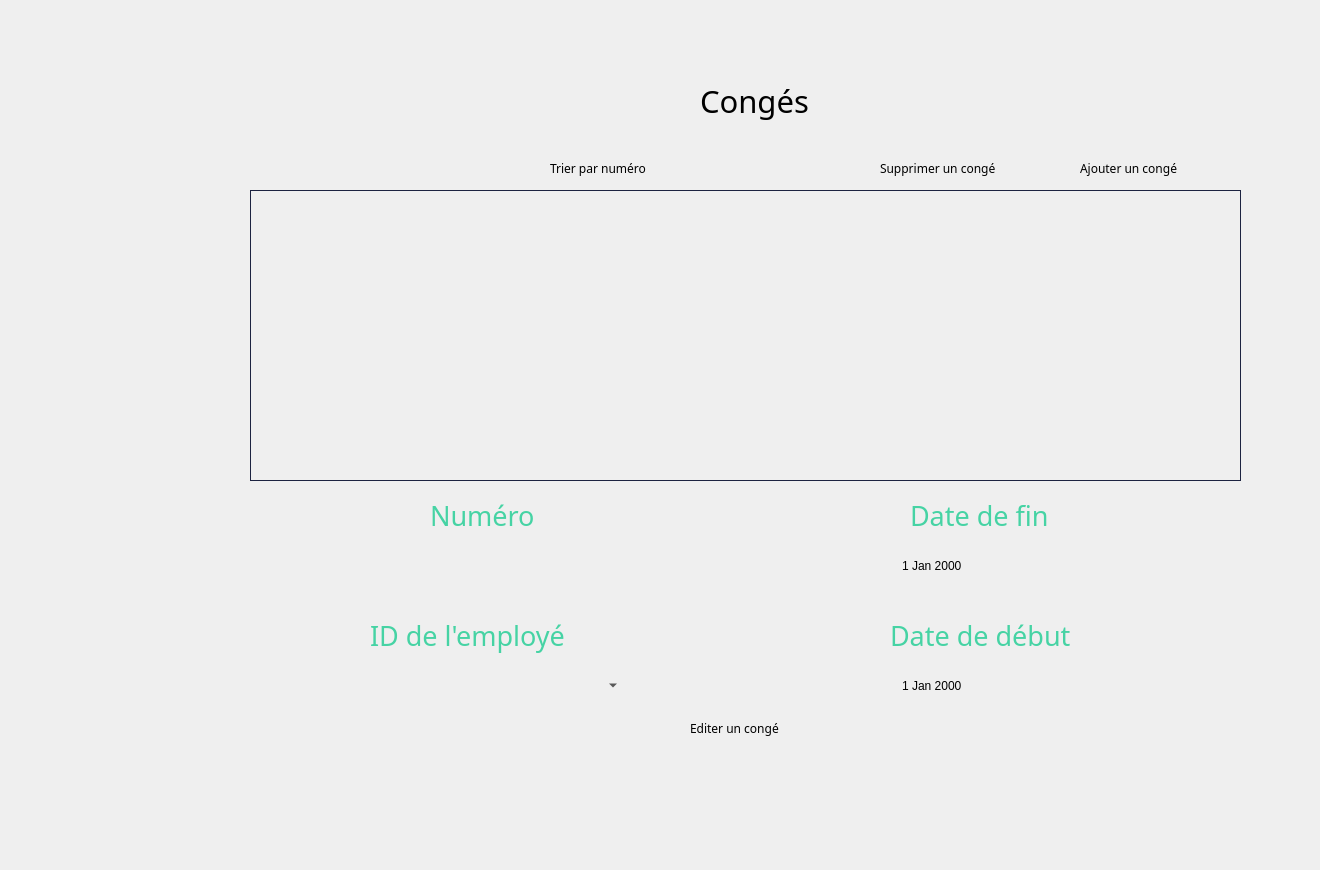
    <widget class="QWidget" name="page_17">
     <widget class="QTableView" name="tableView_5">
      <property name="geometry">
       <rect>
        <x>250</x>
        <y>190</y>
        <width>991</width>
        <height>291</height>
       </rect>
      </property>
      <property name="styleSheet">
       <string notr="true">QTableView{
	background-color: transparent;
	gridline-color: #606060;
	color: #000000;
	alternate-background-color: #b5b5b1;
	border : 1px solid #1c2340;
	qproperty-defaultAlignment: AlignHCenter;
}
QTableView::item:focus
{
  	background-color: #939393;
	font-weight: 500;
}
QTableView::item
{
   text-align: center;
qproperty-defaultAlignment: AlignHCenter;
}

QHeaderView {
	background-color: #6ac6ad;
	qproperty-defaultAlignment: AlignHCenter;
 }
QHeaderView::section {
                     spacing: 10px;
                     background-color: #6ac6ad;
                     color: #757575;
                     margin: 1px;
					 border: 0;
                     text-align: center;
                     font-family: arial;
                     font-size: 12px;
 }

QTableView QTableCornerButton::section {
    background-color: #6ac6ad;
}</string>
      </property>
     </widget>
     <widget class="QDateEdit" name="dateEdit_5">
      <property name="geometry">
       <rect>
        <x>900</x>
        <y>670</y>
        <width>221</width>
        <height>31</height>
       </rect>
      </property>
      <property name="styleSheet">
       <string notr="true"> background-color: Transparent;
 border: none;</string>
      </property>
     </widget>
     <widget class="QDateEdit" name="dateEdit_6">
      <property name="geometry">
       <rect>
        <x>900</x>
        <y>550</y>
        <width>221</width>
        <height>31</height>
       </rect>
      </property>
      <property name="styleSheet">
       <string notr="true"> background-color: Transparent;
 border: none;</string>
      </property>
     </widget>
     <widget class="QLineEdit" name="modifnumm">
      <property name="geometry">
       <rect>
        <x>400</x>
        <y>550</y>
        <width>221</width>
        <height>31</height>
       </rect>
      </property>
      <property name="styleSheet">
       <string notr="true"> background-color: Transparent;
 border: none;</string>
      </property>
     </widget>
     <widget class="QComboBox" name="comboBoxid_2">
      <property name="geometry">
       <rect>
        <x>390</x>
        <y>670</y>
        <width>231</width>
        <height>31</height>
       </rect>
      </property>
      <property name="styleSheet">
       <string notr="true"> background-color: Transparent;
 border: none;</string>
      </property>
     </widget>
     <widget class="QPushButton" name="supppp_2">
      <property name="geometry">
       <rect>
        <x>1000</x>
        <y>150</y>
        <width>93</width>
        <height>28</height>
       </rect>
      </property>
      <property name="styleSheet">
       <string notr="true">QPushButton {
	font-weight: 500;
	text-align: center;
    vertical-align: middle;
	background-color: transparent;
	padding: 5px 15px 15px 20px;
    color: #fff;
	font-size: 11px;
	border : 0;
	border-right: 3px solid transparent;
 	background-position: center top;
    background-repeat: no-repeat;
    background-origin: content;
    background-image: url(&quot;C:/Users/hp/Desktop/anglais/projet c++ design/minus1.png&quot;);
}

QPushButton:hover {
	color: #ffffff;
	font-weight: 500;
	background-image: url(&quot;C:/Users/hp/Desktop/anglais/projet c++ design/minus2.png&quot;);
}</string>
      </property>
      <property name="text">
       <string/>
      </property>
     </widget>
     <widget class="QPushButton" name="abab_2">
      <property name="geometry">
       <rect>
        <x>780</x>
        <y>710</y>
        <width>93</width>
        <height>28</height>
       </rect>
      </property>
      <property name="styleSheet">
       <string notr="true">QPushButton {
	font-weight: 500;
	text-align: center;
    vertical-align: middle;
	background-color: transparent;
	padding: 5px 15px 15px 20px;
    color: #fff;
	font-size: 11px;
	border : 0;
	border-right: 3px solid transparent;
 	background-position: center top;
    background-repeat: no-repeat;
    background-origin: content;
    background-image: url(&quot;C:/Users/hp/Desktop/anglais/projet c++ design/edit1.png&quot;);
}

QPushButton:hover {
	color: #ffffff;
	font-weight: 500;
	background-image: url(&quot;C:/Users/hp/Desktop/anglais/projet c++ design/edit2.png&quot;);
}</string>
      </property>
      <property name="text">
       <string/>
      </property>
     </widget>
     <widget class="QLineEdit" name="recherchee_2">
      <property name="geometry">
       <rect>
        <x>320</x>
        <y>150</y>
        <width>181</width>
        <height>31</height>
       </rect>
      </property>
      <property name="styleSheet">
       <string notr="true"> background-color: Transparent;
 border: none;</string>
      </property>
     </widget>
     <widget class="QPushButton" name="trieeeee_2">
      <property name="geometry">
       <rect>
        <x>650</x>
        <y>150</y>
        <width>71</width>
        <height>31</height>
       </rect>
      </property>
      <property name="styleSheet">
       <string notr="true">QPushButton {
	font-weight: 500;
	text-align: center;
    vertical-align: middle;
	background-color: transparent;
	padding: 5px 15px 15px 20px;
    color: #fff;
	font-size: 11px;
	border : 0;
	border-right: 3px solid transparent;
 	background-position: center top;
    background-repeat: no-repeat;
    background-origin: content;
    background-image: url(&quot;C:/Users/hp/Desktop/anglais/projet c++ design/ok1.png&quot;);
}

QPushButton:hover {
	color: #ffffff;
	font-weight: 500;
	background-image: url(&quot;C:/Users/hp/Desktop/anglais/projet c++ design/ok2.png&quot;);
}</string>
      </property>
      <property name="text">
       <string/>
      </property>
     </widget>
     <widget class="QLabel" name="label_613">
      <property name="geometry">
       <rect>
        <x>700</x>
        <y>60</y>
        <width>301</width>
        <height>81</height>
       </rect>
      </property>
      <property name="font">
       <font>
        <family>Montserrat Alternates</family>
        <pointsize>23</pointsize>
       </font>
      </property>
      <property name="text">
       <string>Congés</string>
      </property>
     </widget>
     <widget class="QLabel" name="label_614">
      <property name="geometry">
       <rect>
        <x>-20</x>
        <y>-20</y>
        <width>1311</width>
        <height>861</height>
       </rect>
      </property>
      <property name="text">
       <string/>
      </property>
      <property name="pixmap">
       <pixmap>../../Desktop/anglais/projet c++ design/bg2.png</pixmap>
      </property>
      <property name="scaledContents">
       <bool>true</bool>
      </property>
     </widget>
     <widget class="QLabel" name="label_615">
      <property name="geometry">
       <rect>
        <x>430</x>
        <y>500</y>
        <width>161</width>
        <height>31</height>
       </rect>
      </property>
      <property name="font">
       <font>
        <family>Montserrat Alternates</family>
        <pointsize>20</pointsize>
        <weight>50</weight>
        <bold>false</bold>
       </font>
      </property>
      <property name="styleSheet">
       <string notr="true">color: rgb(70, 211, 164);</string>
      </property>
      <property name="text">
       <string>Numéro</string>
      </property>
     </widget>
     <widget class="QLabel" name="label_101">
      <property name="geometry">
       <rect>
        <x>360</x>
        <y>530</y>
        <width>291</width>
        <height>71</height>
       </rect>
      </property>
      <property name="text">
       <string/>
      </property>
      <property name="pixmap">
       <pixmap>../../Downloads/saisir.png</pixmap>
      </property>
      <property name="scaledContents">
       <bool>true</bool>
      </property>
     </widget>
     <widget class="QLabel" name="label_82">
      <property name="geometry">
       <rect>
        <x>860</x>
        <y>650</y>
        <width>291</width>
        <height>71</height>
       </rect>
      </property>
      <property name="text">
       <string/>
      </property>
      <property name="pixmap">
       <pixmap>../../Downloads/saisir.png</pixmap>
      </property>
      <property name="scaledContents">
       <bool>true</bool>
      </property>
     </widget>
     <widget class="QLabel" name="label_616">
      <property name="geometry">
       <rect>
        <x>890</x>
        <y>620</y>
        <width>261</width>
        <height>31</height>
       </rect>
      </property>
      <property name="font">
       <font>
        <family>Montserrat Alternates</family>
        <pointsize>20</pointsize>
        <weight>50</weight>
        <bold>false</bold>
       </font>
      </property>
      <property name="styleSheet">
       <string notr="true">color: rgb(70, 211, 164);</string>
      </property>
      <property name="text">
       <string>Date de début</string>
      </property>
     </widget>
     <widget class="QLabel" name="label_102">
      <property name="geometry">
       <rect>
        <x>860</x>
        <y>530</y>
        <width>291</width>
        <height>71</height>
       </rect>
      </property>
      <property name="text">
       <string/>
      </property>
      <property name="pixmap">
       <pixmap>../../Downloads/saisir.png</pixmap>
      </property>
      <property name="scaledContents">
       <bool>true</bool>
      </property>
     </widget>
     <widget class="QLabel" name="label_617">
      <property name="geometry">
       <rect>
        <x>910</x>
        <y>500</y>
        <width>201</width>
        <height>31</height>
       </rect>
      </property>
      <property name="font">
       <font>
        <family>Montserrat Alternates</family>
        <pointsize>20</pointsize>
        <weight>50</weight>
        <bold>false</bold>
       </font>
      </property>
      <property name="styleSheet">
       <string notr="true">color: rgb(70, 211, 164);</string>
      </property>
      <property name="text">
       <string>Date de fin</string>
      </property>
     </widget>
     <widget class="QLabel" name="label_618">
      <property name="geometry">
       <rect>
        <x>370</x>
        <y>610</y>
        <width>301</width>
        <height>51</height>
       </rect>
      </property>
      <property name="font">
       <font>
        <family>Montserrat Alternates</family>
        <pointsize>20</pointsize>
        <weight>50</weight>
        <bold>false</bold>
       </font>
      </property>
      <property name="styleSheet">
       <string notr="true">color: rgb(70, 211, 164);</string>
      </property>
      <property name="text">
       <string>ID de l'employé</string>
      </property>
     </widget>
     <widget class="QLabel" name="label_103">
      <property name="geometry">
       <rect>
        <x>360</x>
        <y>650</y>
        <width>291</width>
        <height>71</height>
       </rect>
      </property>
      <property name="text">
       <string/>
      </property>
      <property name="pixmap">
       <pixmap>../../Downloads/saisir.png</pixmap>
      </property>
      <property name="scaledContents">
       <bool>true</bool>
      </property>
     </widget>
     <widget class="QLabel" name="label_619">
      <property name="geometry">
       <rect>
        <x>270</x>
        <y>130</y>
        <width>251</width>
        <height>71</height>
       </rect>
      </property>
      <property name="text">
       <string/>
      </property>
      <property name="pixmap">
       <pixmap>../../Downloads/search.png</pixmap>
      </property>
      <property name="scaledContents">
       <bool>true</bool>
      </property>
     </widget>
     <widget class="QLabel" name="label_620">
      <property name="geometry">
       <rect>
        <x>550</x>
        <y>160</y>
        <width>121</width>
        <height>16</height>
       </rect>
      </property>
      <property name="font">
       <font>
        <family>Montserrat Alternates</family>
       </font>
      </property>
      <property name="text">
       <string>Trier par numéro</string>
      </property>
     </widget>
     <widget class="QLabel" name="label_621">
      <property name="geometry">
       <rect>
        <x>690</x>
        <y>720</y>
        <width>111</width>
        <height>16</height>
       </rect>
      </property>
      <property name="font">
       <font>
        <family>Montserrat Alternates</family>
       </font>
      </property>
      <property name="text">
       <string>Editer un congé</string>
      </property>
     </widget>
     <widget class="QLabel" name="label_622">
      <property name="geometry">
       <rect>
        <x>880</x>
        <y>160</y>
        <width>151</width>
        <height>16</height>
       </rect>
      </property>
      <property name="font">
       <font>
        <family>Montserrat Alternates</family>
       </font>
      </property>
      <property name="text">
       <string>Supprimer un congé</string>
      </property>
     </widget>
     <widget class="QPushButton" name="congeee_3">
      <property name="geometry">
       <rect>
        <x>1190</x>
        <y>150</y>
        <width>61</width>
        <height>41</height>
       </rect>
      </property>
      <property name="styleSheet">
       <string notr="true">QPushButton {
	font-weight: 500;
	text-align: center;
    vertical-align: middle;
	background-color: transparent;
	padding: 5px 15px 15px 20px;
    color: #fff;
	font-size: 11px;
	border : 0;
	border-right: 3px solid transparent;
 	background-position: center top;
    background-repeat: no-repeat;
    background-origin: content;
    background-image: url(&quot;C:/Users/hp/Desktop/anglais/projet c++ design/ajouter1.png&quot;);
}

QPushButton:hover {
	color: #ffffff;
	font-weight: 500;
	background-image: url(&quot;C:/Users/hp/Desktop/anglais/projet c++ design/ajouter2.png&quot;);
}</string>
      </property>
      <property name="text">
       <string/>
      </property>
     </widget>
     <widget class="QLabel" name="label_623">
      <property name="geometry">
       <rect>
        <x>1080</x>
        <y>160</y>
        <width>121</width>
        <height>16</height>
       </rect>
      </property>
      <property name="font">
       <font>
        <family>Montserrat Alternates</family>
       </font>
      </property>
      <property name="text">
       <string>Ajouter un congé</string>
      </property>
     </widget>
     <widget class="QPushButton" name="lkef">
      <property name="geometry">
       <rect>
        <x>60</x>
        <y>380</y>
        <width>171</width>
        <height>61</height>
       </rect>
      </property>
      <property name="styleSheet">
       <string notr="true">QPushButton {
	font-weight: 500;
	text-align: center;
    vertical-align: middle;
	background-color: transparent;
	padding: 5px 15px 15px 20px;
    color: #fff;
	font-size: 11px;
	border : 0;
	border-right: 3px solid transparent;
 	background-position: center top;
    background-repeat: no-repeat;
    background-origin: content;
    background-image: url(&quot;C:/Users/hp/Desktop/anglais/projet c++ design/calendrier1.png&quot;);
}

QPushButton:hover {
	color: #ffffff;
	font-weight: 500;
	background-image: url(&quot;C:/Users/hp/Desktop/anglais/projet c++ design/calendrier2.png&quot;);
}</string>
      </property>
      <property name="text">
       <string/>
      </property>
     </widget>
     <widget class="QPushButton" name="ekfj">
      <property name="geometry">
       <rect>
        <x>80</x>
        <y>280</y>
        <width>131</width>
        <height>61</height>
       </rect>
      </property>
      <property name="styleSheet">
       <string notr="true">QPushButton {
	font-weight: 500;
	text-align: center;
    vertical-align: middle;
	background-color: transparent;
	padding: 5px 15px 15px 20px;
    color: #fff;
	font-size: 11px;
	border : 0;
	border-right: 3px solid transparent;
 	background-position: center top;
    background-repeat: no-repeat;
    background-origin: content;
    background-image: url(&quot;C:/Users/hp/Desktop/anglais/projet c++ design/employee1.png&quot;);
}

QPushButton:hover {
	color: #ffffff;
	font-weight: 500;
	background-image: url(&quot;C:/Users/hp/Desktop/anglais/projet c++ design/employee2.png&quot;);
}</string>
      </property>
      <property name="text">
       <string/>
      </property>
     </widget>
     <widget class="QPushButton" name="pushButton_159">
      <property name="geometry">
       <rect>
        <x>20</x>
        <y>720</y>
        <width>121</width>
        <height>61</height>
       </rect>
      </property>
      <property name="styleSheet">
       <string notr="true">QPushButton {
	font-weight: 500;
	text-align: center;
    vertical-align: middle;
	background-color: transparent;
	padding: 5px 15px 15px 20px;
    color: #fff;
	font-size: 11px;
	border : 0;
	border-right: 3px solid transparent;
 	background-position: center top;
    background-repeat: no-repeat;
    background-origin: content;
    background-image: url(&quot;C:/Users/hp/Desktop/anglais/projet c++ design/return1.png&quot;);
}

QPushButton:hover {
	color: #ffffff;
	font-weight: 500;
	background-image: url(&quot;C:/Users/hp/Desktop/anglais/projet c++ design/return2.png&quot;);
}</string>
      </property>
      <property name="text">
       <string/>
      </property>
     </widget>
     <zorder>label_614</zorder>
     <zorder>tableView_5</zorder>
     <zorder>supppp_2</zorder>
     <zorder>abab_2</zorder>
     <zorder>trieeeee_2</zorder>
     <zorder>label_613</zorder>
     <zorder>label_615</zorder>
     <zorder>label_101</zorder>
     <zorder>modifnumm</zorder>
     <zorder>label_82</zorder>
     <zorder>label_616</zorder>
     <zorder>dateEdit_5</zorder>
     <zorder>label_102</zorder>
     <zorder>label_617</zorder>
     <zorder>dateEdit_6</zorder>
     <zorder>label_618</zorder>
     <zorder>label_103</zorder>
     <zorder>comboBoxid_2</zorder>
     <zorder>label_619</zorder>
     <zorder>recherchee_2</zorder>
     <zorder>label_620</zorder>
     <zorder>label_621</zorder>
     <zorder>label_622</zorder>
     <zorder>congeee_3</zorder>
     <zorder>label_623</zorder>
     <zorder>lkef</zorder>
     <zorder>ekfj</zorder>
     <zorder>pushButton_159</zorder>
    </widget>
